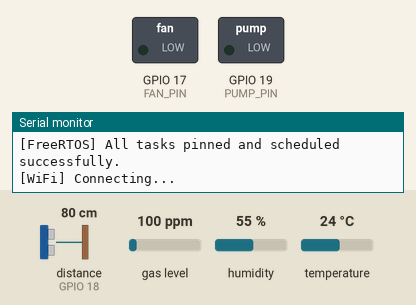
Bench run of a sketch on a simulated ESP32. Parts: switched loads named in the sketch (green lamp = pin HIGH), the last lines printed to the serial monitor. Wiring (inferred from the names in the program): ultrasonic range finder: trigger GPIO 5; echo GPIO 18. The test bench sets the inputs (shaded band); at power-on: gas level 100 ppm, distance to the obstacle (sensor on GPIO 18) 80 cm, humidity 55 %, temperature 24 °C. The echo pulse lasts 58.3 µs per cm; WiFi joins after 1.5 s; servers stay silent unless stated; no MQTT or app messages arrive unless stated; pins used as bus, display or sensor lines are not drawn.

Above: at 2.0 s.
2.1 s: gas level set to 484 ppm
4.7 s: gas level set to 510 ppm
At 6.0 s:
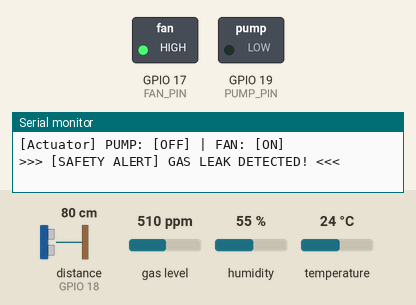
Timing chart, 0 to 7.7 s (numbered marks = the images above; inputs shaded):
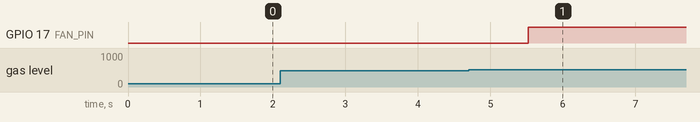

Measured:
- the behaviour switches between 500 and 501 ppm on gas level (found by bisection; images 0 and 1)
- after the input at 4.7 s, GPIO 17 (FAN_PIN): LOW → HIGH after 0.82 s

The sketch:

esp32-freertos-iot-safety-system.ino
```cpp
/**
 * ============================================================================
 * Project: Smart Flammable Material Storage Monitor
 * Platform: ESP32 (Dual-Core 240MHz) with FreeRTOS & NETPIE 2020 (MQTT)
 * ============================================================================
 */

#include <DHT.h>
#include <MQUnifiedsensor.h>
#include <PubSubClient.h>
#include <WiFi.h>

// ==========================================
// Configuration (Credentials & Endpoints)
// ==========================================
#if __has_include("config.h")
  #include "config.h"
#elif __has_include("config.example.h")
  #include "config.example.h"
#else
  #define WIFI_SSID     "YOUR_WIFI_SSID"
  #define WIFI_PASSWORD "YOUR_WIFI_PASSWORD"
  #define MQTT_BROKER    "mqtt.netpie.io"
  #define MQTT_PORT      1883
  #define MQTT_CLIENT_ID "YOUR_NETPIE_CLIENT_ID"
  #define MQTT_TOKEN     "YOUR_NETPIE_TOKEN"
  #define MQTT_SECRET    "YOUR_NETPIE_SECRET"
#endif

#ifndef MQTT_PORT
  #define MQTT_PORT 1883
#endif

// Networking Clients
WiFiClient espClient;
PubSubClient client(espClient);

// ==========================================
// Pin Configuration for Sensors and Actuators
// ==========================================

// 1. Ultrasonic Sensor (SR04M-2 / JSN-SR04T)
const int TRIG_PIN = 5;  // Trigger Output Pulse
const int ECHO_PIN = 18; // Echo Input (Connected via 10k/20k voltage divider to protect 3.3V GPIO)

// 2. DHT22 Temperature & Humidity Sensor
#define DHTPIN 14
#define DHTTYPE DHT22
DHT dht(DHTPIN, DHTTYPE);

// 3. MQ-5 Combustible Gas / LPG Sensor
#define BOARD "ESP-32"
#define PIN_MQ5 34
#define TYPE_MQ5 "MQ-5"
#define VOLTAGE_RESOLUTION 3.3
#define ADC_BIT_RESOLUTION 12
#define RATIO_MQ5_CLEAN_AIR 6.5
MQUnifiedsensor MQ5(BOARD, VOLTAGE_RESOLUTION, ADC_BIT_RESOLUTION, PIN_MQ5, TYPE_MQ5);

// 4. Relay Actuators (Active HIGH)
#define PUMP_PIN 19 // Relay Channel 1: Submersible Cooling Water Pump
#define FAN_PIN 17  // Relay Channel 2: Ventilation / Exhaust Fan

// ==========================================
// Shared Resources & Mutex Semaphores
// ==========================================
SemaphoreHandle_t xMutexTempHum;
SemaphoreHandle_t xMutexDistance;
SemaphoreHandle_t xMutexGas;

// Global Shared State (Protected by Mutexes)
float _temp = 0.0;
float _hum = 0.0;
bool _isSensorError = false;

int _averageDistance = 0;
float _gasLPG = 0.0;

// ==========================================
// Operational & Safety Thresholds
// ==========================================

// Temperature Mist Control (Hysteresis Band)
const float TEMP_ON  = 27.0; // Turn ON pump when temperature >= 27.0 C
const float TEMP_OFF = 26.9; // Turn OFF pump when temperature <= 26.9 C

// Safety Thresholds
const float GAS_THRESHOLD      = 500.0; // Danger level for LPG / Flammable Gas (PPM)
const float HUMIDITY_THRESHOLD = 55.0;  // Forced ventilation threshold (%RH)
const int WATER_DEPTH_LIMIT    = 80;    // Dry-run protection threshold (Distance in cm)

// Water Tank Dimensions (for Percentage Calculation)
const int TANK_HEIGHT = 100; // Total tank depth (cm)
const int DEAD_ZONE   = 30;  // Top dead zone / sensor blind spot (cm)

// ============================================================================
// Task 1: Ultrasonic Water Level Reading (Core 1)
// Priority: 2 | Frequency: Every 200ms
// ============================================================================
void Task_Ultrasonic(void *pvParameters) {
  pinMode(TRIG_PIN, OUTPUT);
  pinMode(ECHO_PIN, INPUT);

  const int numReadings = 5;
  int readings[numReadings] = {0};
  int readIndex = 0;
  long total = 0;

  for (;;) {
    // 1. Generate 15us ultrasonic pulse
    digitalWrite(TRIG_PIN, LOW);
    delayMicroseconds(5);
    digitalWrite(TRIG_PIN, HIGH);
    delayMicroseconds(15);
    digitalWrite(TRIG_PIN, LOW);

    // 2. Measure Echo pulse duration (timeout 30,000us ~ 5m)
    long duration = pulseIn(ECHO_PIN, HIGH, 30000);
    int currentDist = (duration * 0.034) / 2;

    // 3. Filter valid readings with 5-point Moving Average
    if (currentDist > 0 && currentDist < 500) {
      total = total - readings[readIndex];
      readings[readIndex] = currentDist;
      total = total + readings[readIndex];
      readIndex = (readIndex + 1) % numReadings;

      // 4. Update shared resource under Mutex protection
      if (xSemaphoreTake(xMutexDistance, portMAX_DELAY) == pdTRUE) {
        _averageDistance = total / numReadings;
        xSemaphoreGive(xMutexDistance);
      }
    }

    // Yield CPU time to lower priority tasks
    vTaskDelay(pdMS_TO_TICKS(200));
  }
}

// ============================================================================
// Task 2: Temperature & Humidity Reading (DHT22) (Core 1)
// Priority: 1 | Frequency: Every 2500ms
// ============================================================================
void Task_DHT(void *pvParameters) {
  dht.begin();

  for (;;) {
    float h = dht.readHumidity();
    float t = dht.readTemperature();

    // Update shared temperature and humidity under Mutex protection
    if (xSemaphoreTake(xMutexTempHum, portMAX_DELAY) == pdTRUE) {
      if (isnan(h) || isnan(t)) {
        _isSensorError = true;
      } else {
        _isSensorError = false;
        _temp = t;
        _hum = h;
      }
      xSemaphoreGive(xMutexTempHum);
    }

    // DHT22 sampling period requires >= 2 seconds
    vTaskDelay(pdMS_TO_TICKS(2500));
  }
}

// ============================================================================
// Task 3: Combustible Gas Sensor Reading (MQ-5) (Core 1)
// Priority: 1 | Frequency: Every 1000ms
// ============================================================================
void Task_Gas(void *pvParameters) {
  MQ5.setRegressionMethod(1); // _PPM = a * ratio^b
  MQ5.setA(1163.8);
  MQ5.setB(-3.874);          // Equation parameters for LPG gas
  MQ5.init();

  // Baseline R0 calibration during sensor warm-up
  float calcR0 = 0;
  for (int i = 1; i <= 10; i++) {
    MQ5.update();
    calcR0 += MQ5.calibrate(RATIO_MQ5_CLEAN_AIR);
    vTaskDelay(pdMS_TO_TICKS(100));
  }
  MQ5.setR0(calcR0 / 10.0);

  for (;;) {
    MQ5.update();
    float lpg = MQ5.readSensor();

    // Update shared LPG gas PPM under Mutex protection
    if (xSemaphoreTake(xMutexGas, portMAX_DELAY) == pdTRUE) {
      _gasLPG = lpg;
      xSemaphoreGive(xMutexGas);
    }

    vTaskDelay(pdMS_TO_TICKS(1000));
  }
}

// ============================================================================
// Task 4: Safety Interlocking & Actuator Control (Core 1)
// Priority: 3 (High) | Frequency: Every 500ms
// ============================================================================
void Task_Actuator(void *pvParameters) {
  pinMode(PUMP_PIN, OUTPUT);
  pinMode(FAN_PIN, OUTPUT);
  digitalWrite(PUMP_PIN, LOW);
  digitalWrite(FAN_PIN, LOW);

  bool pumpStatus = false;
  bool fanStatus = false;
  bool lastPumpStatus = false;
  bool lastFanStatus = false;

  for (;;) {
    float tempToCheck = 0.0;
    float humToCheck = 0.0;
    float gasToCheck = 0.0;
    int distToCheck = 0;
    bool sensorError = false;

    // 1. Safely retrieve latest shared sensor telemetry
    if (xSemaphoreTake(xMutexTempHum, portMAX_DELAY) == pdTRUE) {
      tempToCheck = _temp;
      humToCheck = _hum;
      sensorError = _isSensorError;
      xSemaphoreGive(xMutexTempHum);
    }
    if (xSemaphoreTake(xMutexGas, portMAX_DELAY) == pdTRUE) {
      gasToCheck = _gasLPG;
      xSemaphoreGive(xMutexGas);
    }
    if (xSemaphoreTake(xMutexDistance, portMAX_DELAY) == pdTRUE) {
      distToCheck = _averageDistance;
      xSemaphoreGive(xMutexDistance);
    }

    // 2. Safety Interlock Evaluation
    bool isGasDanger   = (gasToCheck > GAS_THRESHOLD);
    bool isHumDanger   = (humToCheck > HUMIDITY_THRESHOLD);
    bool isWaterEmpty  = (distToCheck > WATER_DEPTH_LIMIT);

    // 3. Ventilation Fan Control Logic
    // Runs when gas concentration exceeds safe threshold OR humidity is high
    fanStatus = (isGasDanger || isHumDanger);

    // 4. Water Pump Control Logic (Fail-Safe & Dry-run Protection)
    if (sensorError || isGasDanger || isWaterEmpty) {
      // Emergency cut-off:
      //  - Gas leak: Cut pump immediately to prevent relay spark ignition
      //  - Water empty: Prevent pump motor burnout (dry-run)
      //  - Sensor failure: Fail-safe mode
      pumpStatus = false;
    } else {
      // Normal temperature regulation with Hysteresis
      if (tempToCheck >= TEMP_ON) {
        pumpStatus = true;
      } else if (tempToCheck <= TEMP_OFF) {
        pumpStatus = false;
      }
    }

    // 5. Apply digital signals to relay hardware
    digitalWrite(PUMP_PIN, pumpStatus ? HIGH : LOW);
    digitalWrite(FAN_PIN, fanStatus ? HIGH : LOW);

    // 6. Serial state-change monitoring & emergency warnings
    if (pumpStatus != lastPumpStatus || fanStatus != lastFanStatus) {
      Serial.printf("[Actuator] PUMP: [%s] | FAN: [%s]\n",
                    pumpStatus ? "ON" : "OFF",
                    fanStatus ? "ON" : "OFF");
      if (isGasDanger)  Serial.println(F(">>> [SAFETY ALERT] GAS LEAK DETECTED! <<<"));
      if (isWaterEmpty) Serial.println(F(">>> [SAFETY ALERT] WATER LEVEL CRITICAL (DRY RUN)! <<<"));
      if (sensorError)  Serial.println(F(">>> [SAFETY ALERT] SENSOR READ ERROR! <<<"));

      lastPumpStatus = pumpStatus;
      lastFanStatus = fanStatus;
    }

    vTaskDelay(pdMS_TO_TICKS(500));
  }
}

// ============================================================================
// Task 5: IoT Network Management & Cloud Telemetry (Core 0)
// Priority: 1 | Frequency: Every 2000ms publish (loop 100ms)
// ============================================================================
void Task_IoT(void *pvParameters) {
  client.setServer(MQTT_BROKER, MQTT_PORT);
  unsigned long lastPublish = 0;

  for (;;) {
    // 1. Maintain WiFi Connection
    if (WiFi.status() != WL_CONNECTED) {
      Serial.println(F("[WiFi] Connecting..."));
      WiFi.begin(WIFI_SSID, WIFI_PASSWORD);
      int wifiRetries = 0;
      while (WiFi.status() != WL_CONNECTED && wifiRetries < 10) {
        vTaskDelay(pdMS_TO_TICKS(500));
        wifiRetries++;
      }
      if (WiFi.status() != WL_CONNECTED) {
        vTaskDelay(pdMS_TO_TICKS(1000));
        continue;
      } else {
        Serial.println(F("[WiFi] Connected successfully!"));
      }
    }

    // 2. Maintain NETPIE 2020 MQTT Connection
    if (!client.connected()) {
      Serial.print(F("[MQTT] Connecting to NETPIE Broker..."));
      if (client.connect(MQTT_CLIENT_ID, MQTT_TOKEN, MQTT_SECRET)) {
        Serial.println(F(" Connected!"));
      } else {
        Serial.printf(" Connection failed (state: %d). Retrying in 5s...\n", client.state());
        vTaskDelay(pdMS_TO_TICKS(5000));
        continue;
      }
    }

    client.loop(); // Handle incoming MQTT packets & keepalive

    // 3. Periodic Telemetry Publish (every 2 seconds)
    if (millis() - lastPublish > 2000) {
      float t = 0.0;
      float h = 0.0;
      float gas = 0.0;
      int dist = 0;

      if (xSemaphoreTake(xMutexTempHum, portMAX_DELAY) == pdTRUE) {
        t = _temp;
        h = _hum;
        xSemaphoreGive(xMutexTempHum);
      }
      if (xSemaphoreTake(xMutexDistance, portMAX_DELAY) == pdTRUE) {
        dist = _averageDistance;
        xSemaphoreGive(xMutexDistance);
      }
      if (xSemaphoreTake(xMutexGas, portMAX_DELAY) == pdTRUE) {
        gas = _gasLPG;
        xSemaphoreGive(xMutexGas);
      }

      // Calculate Water Percentage:
      // Formula: ((TankHeight - MeasuredDist) / (TankHeight - DeadZone)) * 100
      float waterPercent = ((float)(TANK_HEIGHT - dist) / (float)(TANK_HEIGHT - DEAD_ZONE)) * 100.0;
      waterPercent = constrain(waterPercent, 0.0, 100.0);

      // Construct JSON Payload for NETPIE shadow topic (@shadow/data/update)
      char payload[256];
      snprintf(payload, sizeof(payload),
               "{\"data\": {\"temp\": %.2f, \"hum\": %.2f, \"water_lv\": %.1f, \"dist\": %d, \"gas\": %.2f}}",
               t, h, waterPercent, dist, gas);

      Serial.print(F("[MQTT] Publishing: "));
      Serial.println(payload);

      client.publish("@shadow/data/update", payload);
      lastPublish = millis();
    }

    vTaskDelay(pdMS_TO_TICKS(100));
  }
}

// ============================================================================
// System Initialization: FreeRTOS Mutex & Task Scheduling (No Polling)
// ============================================================================
void setup() {
  Serial.begin(115200);
  delay(1000);
  Serial.println(F("\n========================================================"));
  Serial.println(F("  Smart Flammable Material Storage Monitor (FreeRTOS)   "));
  Serial.println(F("========================================================"));

  // 1. Initialize Mutex Semaphores for thread-safe shared memory access
  xMutexTempHum  = xSemaphoreCreateMutex();
  xMutexDistance = xSemaphoreCreateMutex();
  xMutexGas      = xSemaphoreCreateMutex();

  if (xMutexTempHum == NULL || xMutexDistance == NULL || xMutexGas == NULL) {
    Serial.println(F("[ERROR] Failed to allocate Mutex Semaphores!"));
    while (1);
  }

  // 2. Spawn and Pin FreeRTOS Tasks to Dual Cores
  // Core 1: Sensor telemetry acquisition & hardware actuation
  xTaskCreatePinnedToCore(Task_Ultrasonic, "Task_Ultrasonic", 2048, NULL, 2, NULL, 1);
  xTaskCreatePinnedToCore(Task_DHT,        "Task_DHT",        2048, NULL, 1, NULL, 1);
  xTaskCreatePinnedToCore(Task_Gas,        "Task_Gas",        2048, NULL, 1, NULL, 1);
  xTaskCreatePinnedToCore(Task_Actuator,   "Task_Actuator",   2048, NULL, 3, NULL, 1); // High priority safety task

  // Core 0: Wireless networking & Cloud IoT synchronization
  xTaskCreatePinnedToCore(Task_IoT,        "Task_IoT",        4096, NULL, 1, NULL, 0);

  Serial.println(F("[FreeRTOS] All tasks pinned and scheduled successfully."));

  // 3. Terminate Arduino setup/loop task to eliminate polling overhead
  vTaskDelete(NULL);
}

void loop() {
  // Empty - Pure FreeRTOS multitasking architecture without loop() polling
}
```

config.example.h
```cpp
#ifndef CONFIG_EXAMPLE_H
#define CONFIG_EXAMPLE_H

// ==========================================
// WiFi Configuration
// ==========================================
#define WIFI_SSID     "YOUR_WIFI_SSID"
#define WIFI_PASSWORD "YOUR_WIFI_PASSWORD"

// ==========================================
// NETPIE 2020 MQTT Configuration
// ==========================================
#define MQTT_BROKER    "mqtt.netpie.io"
#define MQTT_PORT      1883
#define MQTT_CLIENT_ID "YOUR_NETPIE_CLIENT_ID"
#define MQTT_TOKEN     "YOUR_NETPIE_TOKEN"
#define MQTT_SECRET    "YOUR_NETPIE_SECRET"

#endif // CONFIG_EXAMPLE_H
```
